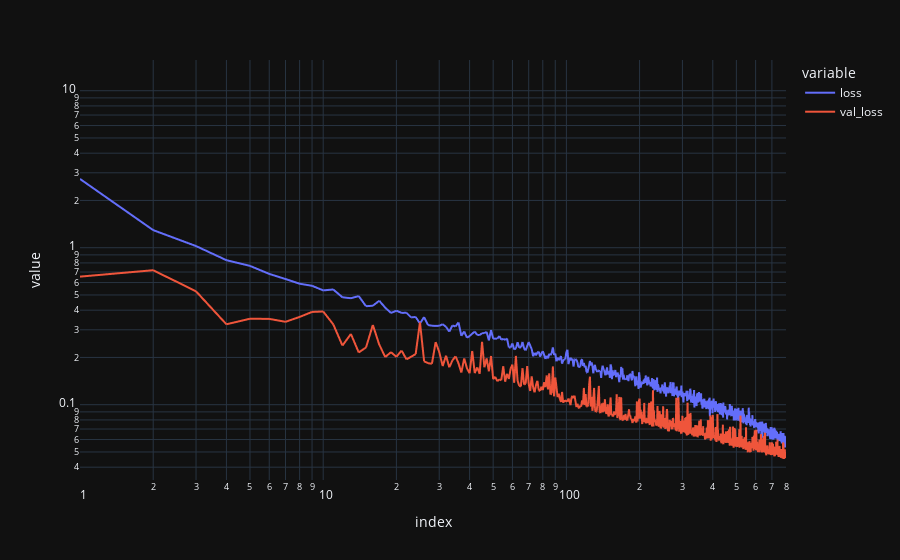
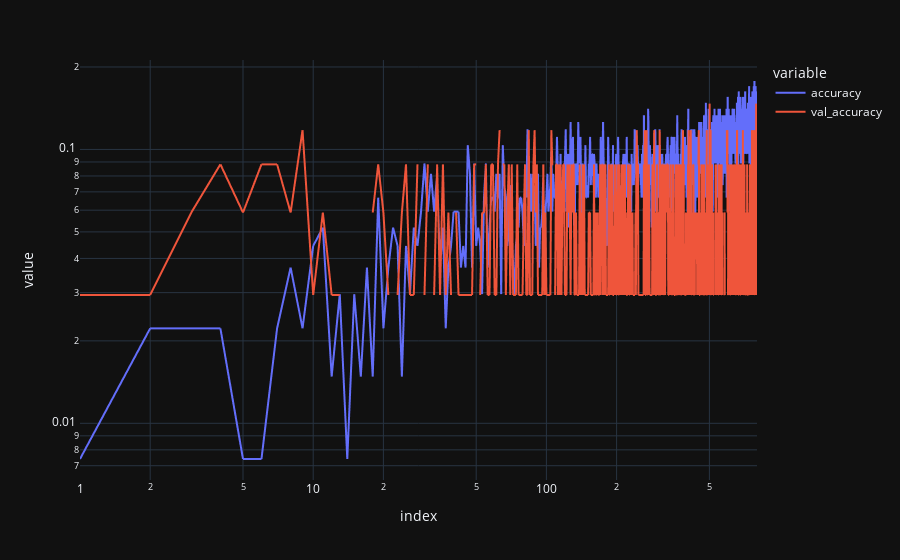

Notebook source saved alongside these figures, in order:
### Code cell
px.line(history, y=['loss', 'val_loss'], log_y=True, log_x=True).show()
px.line(history, y=['accuracy', 'val_accuracy'], log_y=True, log_x=True).show()

### Figure 1 — Plotly figure (JSON) as saved in the notebook; plotly's stock layout.template omitted (floating-point values rounded to 4 significant figures; data arrays with more than 128 entries replaced by an {"elided": "..."} marker saying what was removed)
{"data": [{"hovertemplate": "variable=loss<br>index=%{x}<br>value=%{y}<extra></extra>", "legendgroup": "loss", "line": {"color": "#636efa", "dash": "solid"}, "marker": {"symbol": "circle"}, "mode": "lines", "name": "loss", "showlegend": true, "x": {"elided": "801 int values"}, "xaxis": "x", "y": {"elided": "801 float values"}, "yaxis": "y", "type": "scattergl"}, {"hovertemplate": "variable=val_loss<br>index=%{x}<br>value=%{y}<extra></extra>", "legendgroup": "val_loss", "line": {"color": "#EF553B", "dash": "solid"}, "marker": {"symbol": "circle"}, "mode": "lines", "name": "val_loss", "showlegend": true, "x": {"elided": "801 int values"}, "xaxis": "x", "y": {"elided": "801 float values"}, "yaxis": "y", "type": "scattergl"}], "layout": {"xaxis": {"anchor": "y", "domain": [0.0, 1.0], "title": {"text": "index"}, "type": "log"}, "yaxis": {"anchor": "x", "domain": [0.0, 1.0], "title": {"text": "value"}, "type": "log"}, "legend": {"title": {"text": "variable"}, "tracegroupgap": 0}, "margin": {"t": 60}}}

### Figure 2 — Plotly figure (JSON) as saved in the notebook; plotly's stock layout.template omitted (floating-point values rounded to 4 significant figures; data arrays with more than 128 entries replaced by an {"elided": "..."} marker saying what was removed)
{"data": [{"hovertemplate": "variable=accuracy<br>index=%{x}<br>value=%{y}<extra></extra>", "legendgroup": "accuracy", "line": {"color": "#636efa", "dash": "solid"}, "marker": {"symbol": "circle"}, "mode": "lines", "name": "accuracy", "showlegend": true, "x": {"elided": "801 int values"}, "xaxis": "x", "y": {"elided": "801 float values"}, "yaxis": "y", "type": "scattergl"}, {"hovertemplate": "variable=val_accuracy<br>index=%{x}<br>value=%{y}<extra></extra>", "legendgroup": "val_accuracy", "line": {"color": "#EF553B", "dash": "solid"}, "marker": {"symbol": "circle"}, "mode": "lines", "name": "val_accuracy", "showlegend": true, "x": {"elided": "801 int values"}, "xaxis": "x", "y": {"elided": "801 float values"}, "yaxis": "y", "type": "scattergl"}], "layout": {"xaxis": {"anchor": "y", "domain": [0.0, 1.0], "title": {"text": "index"}, "type": "log"}, "yaxis": {"anchor": "x", "domain": [0.0, 1.0], "title": {"text": "value"}, "type": "log"}, "legend": {"title": {"text": "variable"}, "tracegroupgap": 0}, "margin": {"t": 60}}}
